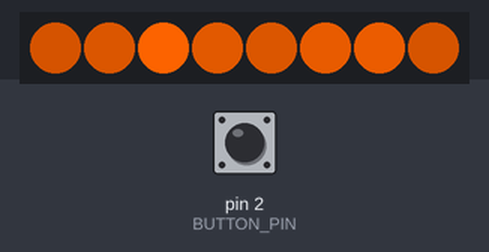
Bench run of a sketch on a simulated Arduino Uno, built with avr-gcc and run on an emulated ATmega328P. On the bench: 8 RGB LEDs in strip order, left to right. The test bench sets the inputs (shaded band); at power-on: pin 2 (BUTTON_PIN) HIGH. Random numbers use the default seed unless the sketch sets one.

Above: at 0.94 s.
1.3 s: pin 2 (BUTTON_PIN) pulled LOW for 0.15 s
2.0 s: pin 2 (BUTTON_PIN) pulled LOW for 1 s
At 2.77 s:
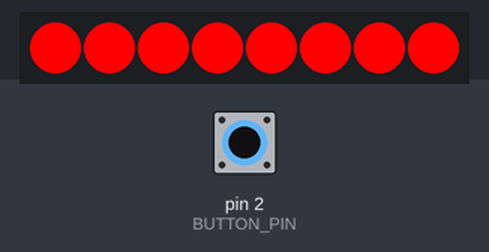
4.5 s: pin 2 (BUTTON_PIN) pulled LOW for 0.15 s
5.2 s: pin 2 (BUTTON_PIN) pulled LOW for 3.2 s
At 8.16 s:
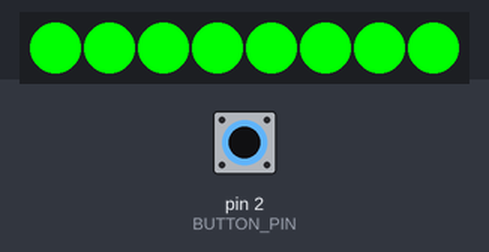
9.0 s: pin 2 (BUTTON_PIN) pulled LOW for 3.2 s
At 11.83 s:
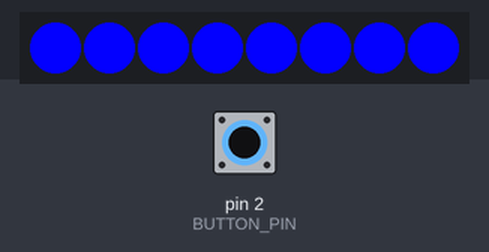
12.8 s: pin 2 (BUTTON_PIN) pulled LOW for 1 s
At 14.34 s:
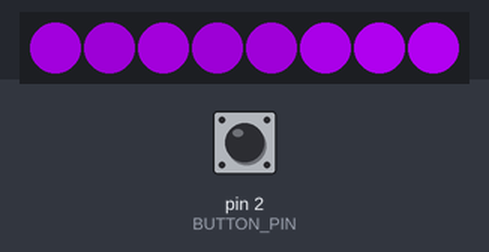
Timing chart, 0 to 15.4 s (numbered marks = the images above; inputs shaded):
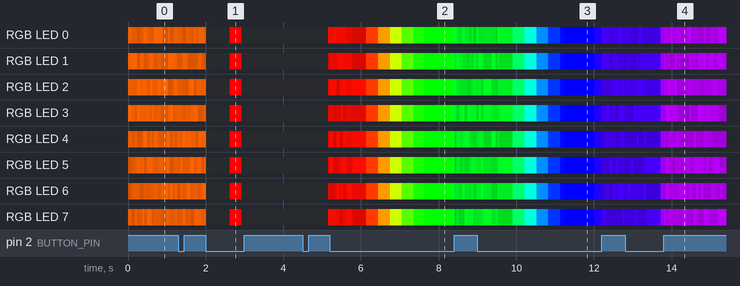

Measured:
- after the input at 4.5 s, RGB LED 0: off → RGB(247, 11, 0) after 0.65 s; RGB LED 1: off → RGB(137, 6, 0) after 0.65 s; RGB LED 2: off → RGB(186, 8, 0) after 0.65 s; RGB LED 3, RGB LED 4: off → RGB(170, 8, 0) after 0.65 s; RGB LED 5: off → RGB(168, 7, 0) after 0.65 s

The sketch:

LED_Programmierung.ino
```cpp
// ======================================================================
// LED_Programmierung.ino — Ausführlich kommentierte Lernversion (Deutsch)
// Themen, die erklärt werden:
//  • Was macht jede Variable und Funktion?
//  • Wie funktioniert Entprellung (debounce) mit millis()?
//  • Wie wird die Klickanzahl/Long‑Press erkannt (Zustandsautomat)?
//  • Wie steuert Adafruit_NeoPixel die LEDs (show/Color/HSV)?
//  • Sicherheitstipps (Strom trennen, GND gemeinsam).
// ======================================================================

// Bibliothek für adressierbare RGB‑LEDs (WS2812/NeoPixel). Stellt Klassen/Funktionen bereit, um Farben an einzelne LEDs zu senden.
#include <Adafruit_NeoPixel.h>

// Daten‑Pin des LED‑Streifens (DIN). Diesen Pin mit dem LED‑Eingang verbinden.
#define LED_PIN     8
// Anzahl der LEDs am Strip. Diese Zahl bestimmt Schleifen/Indizes in den Effekten.
#define PIXELCOUNT  8
// Pin des Tasters. Wird später mit digitalRead() abgefragt.
#define BUTTON_PIN  2

// NeoPixel‑Objekt anlegen: Parameter sind (Anzahl, Daten‑Pin, Farbreihenfolge+Protokoll).
// NEO_GRB + NEO_KHZ800 = Standard für viele WS2812B‑LEDs (800 kHz, Farbreihenfolge GRB).
Adafruit_NeoPixel strip(PIXELCOUNT, LED_PIN, NEO_GRB + NEO_KHZ800);

// Enumeration (Aufzählung) von Betriebsarten. Erleichtert das Umschalten der LED‑Modi.
enum Mode { FLAME, COLOR_SELECT, RAINBOW, RED_FLAME };
// Startmodus beim Einschalten. Kann per Klicks/Long‑Press umgeschaltet werden.
Mode currentMode = FLAME;

// Master‑Schalter: true = LEDs an; false = alle aus (Energiesparen / Pause).
bool ledsOn = true;
// Für Entprellung: speichert den vorigen stabilen Tasterzustand (HIGH/LOW).
// HIGH/LOW sind digitale Zustände: HIGH = 1 (5V), LOW = 0 (0V).
bool lastButtonState = HIGH;
// Direkt gelesener Tasterzustand. Mit Entprell‑Logik wird daraus ein stabiler Zustand.
bool currentButtonState;
// Zeit (in ms, von millis()), wann die letzte Zustandsänderung des Tasters erkannt wurde.
unsigned long lastDebounceTime = 0;
// Mindestzeit (ms), die ein neuer Tasterzustand stabil sein muss, bevor wir ihn akzeptieren.
const unsigned long debounceDelay = 50;

unsigned long lastClickTime = 0;
// Klickzähler: zählt kurze Tasterbetätigungen in einem Zeitfenster, um 1×, 2×, 3×, 4× zu unterscheiden.
int clickCount = 0;
unsigned long buttonPressStart = 0;

uint16_t hue = 0;
// Erstellt eine RGB‑Farbe. Reihenfolge hier passend zur NEO_GRB‑Konfiguration.
uint32_t selectedColor = strip.Color(255, 100, 0); // Startfarbe

// setup(): läuft genau einmal nach dem Einschalten/Reset. Initialisiert LEDs, Pins, Startwerte.
void setup() {
  // Pin‑Modus für Taster. Tipp: INPUT_PULLUP nutzt internen Widerstand; Taster dann gegen GND schalten.
  pinMode(BUTTON_PIN, INPUT_PULLUP);
  // LED‑Objekt initialisieren. Muss vor setPixelColor()/show() aufgerufen werden.
  strip.begin();
  // Gesamthelligkeit (0–255) für alle LEDs (softwareseitig). Verringert Stromverbrauch/Blendung.
  strip.setBrightness(255);
  // Sendet die aktuellen Pixel‑Daten an den Strip. Ohne show() sieht man keine Änderung.
  strip.show();
  randomSeed(analogRead(0));
}

// loop(): läuft unendlich oft. Liest Taster, aktualisiert Modus und rendert LED‑Effekte.
void loop() {
  // Zugriff auf einen Pin. Bei Tastern: digitalRead(BUTTON_PIN) gibt HIGH/LOW zurück.
  currentButtonState = digitalRead(BUTTON_PIN);

  // Entprellung
  // if‑Bedingung: führt den Block nur aus, wenn die Bedingung wahr ist.
  if (currentButtonState != lastButtonState) {
    // millis(): Zeit seit Start in Millisekunden. Nützlich für Entprellung/Animationen ohne delay().
    lastDebounceTime = millis();
  }

  // Button gedrückt
  // HIGH/LOW sind digitale Zustände: HIGH = 1 (5V), LOW = 0 (0V).
  // if‑Bedingung: führt den Block nur aus, wenn die Bedingung wahr ist.
  if (lastButtonState == HIGH && currentButtonState == LOW) {
    // millis(): Zeit seit Start in Millisekunden. Nützlich für Entprellung/Animationen ohne delay().
    buttonPressStart = millis();
  }

  // Button losgelassen
  // HIGH/LOW sind digitale Zustände: HIGH = 1 (5V), LOW = 0 (0V).
  // if‑Bedingung: führt den Block nur aus, wenn die Bedingung wahr ist.
  if (lastButtonState == LOW && currentButtonState == HIGH) {
    // millis(): Zeit seit Start in Millisekunden. Nützlich für Entprellung/Animationen ohne delay().
    unsigned long pressDuration = millis() - buttonPressStart;

    // if‑Bedingung: führt den Block nur aus, wenn die Bedingung wahr ist.
    if (pressDuration >= 600) {
      // Langes Drücken → Farbwahl beenden
      currentMode = FLAME;
    } else {
      // Kurzer Klick
      // millis(): Zeit seit Start in Millisekunden. Nützlich für Entprellung/Animationen ohne delay().
      unsigned long now = millis();
      // if‑Bedingung: führt den Block nur aus, wenn die Bedingung wahr ist.
      if (now - lastClickTime < 500) {
        // Klickzähler: zählt kurze Tasterbetätigungen in einem Zeitfenster, um 1×, 2×, 3×, 4× zu unterscheiden.
        clickCount++;
      } else {
        // Klickzähler: zählt kurze Tasterbetätigungen in einem Zeitfenster, um 1×, 2×, 3×, 4× zu unterscheiden.
        clickCount = 1;
      }
      lastClickTime = now;
    }
  }

  // Klick-Auswertung nach Timeout
  // millis(): Zeit seit Start in Millisekunden. Nützlich für Entprellung/Animationen ohne delay().
  // Klickzähler: zählt kurze Tasterbetätigungen in einem Zeitfenster, um 1×, 2×, 3×, 4× zu unterscheiden.
  // if‑Bedingung: führt den Block nur aus, wenn die Bedingung wahr ist.
  if ((millis() - lastClickTime) > 500 && clickCount > 0) {
    // Klickzähler: zählt kurze Tasterbetätigungen in einem Zeitfenster, um 1×, 2×, 3×, 4× zu unterscheiden.
    switch (clickCount) {
      // Auswertung einer Klickanzahl (1×, 2×, 3×, 4×) → Modus umschalten.
      case 1:
        ledsOn = !ledsOn;
        // Setzt alle Pixelpuffer auf Schwarz (0,0,0). Danach show() senden, damit es sichtbar wird.
        // Sendet die aktuellen Pixel‑Daten an den Strip. Ohne show() sieht man keine Änderung.
        // if‑Bedingung: führt den Block nur aus, wenn die Bedingung wahr ist.
        if (!ledsOn) { strip.clear(); strip.show(); }
        break;
      // Auswertung einer Klickanzahl (1×, 2×, 3×, 4×) → Modus umschalten.
      case 2:
        currentMode = RAINBOW;
        break;
      // Auswertung einer Klickanzahl (1×, 2×, 3×, 4×) → Modus umschalten.
      case 3:
        currentMode = FLAME;
        break;
      // Auswertung einer Klickanzahl (1×, 2×, 3×, 4×) → Modus umschalten.
      case 4:
        currentMode = RED_FLAME;
        break;
    }
    // Klickzähler: zählt kurze Tasterbetätigungen in einem Zeitfenster, um 1×, 2×, 3×, 4× zu unterscheiden.
    clickCount = 0;
  }

  // Farbwahl während langem Drücken
  // millis(): Zeit seit Start in Millisekunden. Nützlich für Entprellung/Animationen ohne delay().
  // HIGH/LOW sind digitale Zustände: HIGH = 1 (5V), LOW = 0 (0V).
  // if‑Bedingung: führt den Block nur aus, wenn die Bedingung wahr ist.
  if (currentButtonState == LOW && (millis() - buttonPressStart > 600)) {
    currentMode = COLOR_SELECT;
    hue += 200;
    if (hue > 65535) hue = 0;
    // HSV‑Farbraum: Farbton (Hue) über 0…65535; Sättigung/Helligkeit 0…255. Gut für Regenbogen/Übergänge.
    selectedColor = strip.gamma32(strip.ColorHSV(hue));
    // for‑Schleife: wiederholt Befehle mehrfach. Oft genutzt, um über alle LEDs zu iterieren.
    for (int i = 0; i < PIXELCOUNT; i++) {
      // Setzt die Farbe eines einzelnen Pixels (Index beginnt bei 0).
      strip.setPixelColor(i, selectedColor);
    }
    // Sendet die aktuellen Pixel‑Daten an den Strip. Ohne show() sieht man keine Änderung.
    strip.show();
    // delay(ms): einfache Pause. Achtung: blockiert loop(). Für reaktivere Steuerung besser millis() nutzen.
    delay(20);
  }

  lastButtonState = currentButtonState;

  // LED-Anzeige
  // if‑Bedingung: führt den Block nur aus, wenn die Bedingung wahr ist.
  if (ledsOn) {
    // Zustandsautomat: je nach currentMode unterschiedliche Effekte berechnen/anzeigen.
    switch (currentMode) {
      // FLAME: Simuliert flackerndes Feuer (zufällige Helligkeit/Farbton im warmen Bereich).
      case FLAME:
        {
          uint8_t r = (selectedColor >> 16) & 0xFF;
          uint8_t g = (selectedColor >> 8) & 0xFF;
          uint8_t b = selectedColor & 0xFF;
          // for‑Schleife: wiederholt Befehle mehrfach. Oft genutzt, um über alle LEDs zu iterieren.
          for (int i = 0; i < PIXELCOUNT; i++) {
            float f = random(50, 100) / 100.0;
            // Setzt die Farbe eines einzelnen Pixels (Index beginnt bei 0).
            strip.setPixelColor(i, r*f, g*f, b*f);
          }
          // Sendet die aktuellen Pixel‑Daten an den Strip. Ohne show() sieht man keine Änderung.
          strip.show();
          delay(random(30, 80));
        }
        break;

      // RED_FLAME: Wie FLAME, aber stärker im roten Bereich (dramatischer Feuereffekt).
      case RED_FLAME:
        {
          // for‑Schleife: wiederholt Befehle mehrfach. Oft genutzt, um über alle LEDs zu iterieren.
          for (int i = 0; i < PIXELCOUNT; i++) {
            float f = random(50, 100) / 100.0;
            // Setzt die Farbe eines einzelnen Pixels (Index beginnt bei 0).
            strip.setPixelColor(i, 255*f, 30*f, 0);
          }
          // Sendet die aktuellen Pixel‑Daten an den Strip. Ohne show() sieht man keine Änderung.
          strip.show();
          delay(random(30, 80));
        }
        break;

      // RAINBOW: uniforme Farbe wechselt automatisch über den HSV-Farbkreis
      case RAINBOW: {
        static uint16_t hueSolid = 0;       // eigener Hue, unabhängig vom globalen hue
        const uint16_t step = 128;         // Schrittweite pro Frame (größer = schneller)

        hueSolid += step;
        if (hueSolid >= 65536) hueSolid -= 65536;

        uint32_t col = strip.gamma32(strip.ColorHSV(hueSolid));
        strip.fill(col, 0, PIXELCOUNT);     // alle LEDs auf dieselbe Farbe
        strip.show();
        delay(40);
        break;
      }

      // COLOR_SELECT: Farbe wird live während langem Drücken verändert (z. B. per Farbrad/HSV‑Wert).
      case COLOR_SELECT:
        // Wird oben gesteuert
        break;
    }
  } else {
    // Setzt alle Pixelpuffer auf Schwarz (0,0,0). Danach show() senden, damit es sichtbar wird.
    strip.clear();
    // Sendet die aktuellen Pixel‑Daten an den Strip. Ohne show() sieht man keine Änderung.
    strip.show();
  }
}
```
